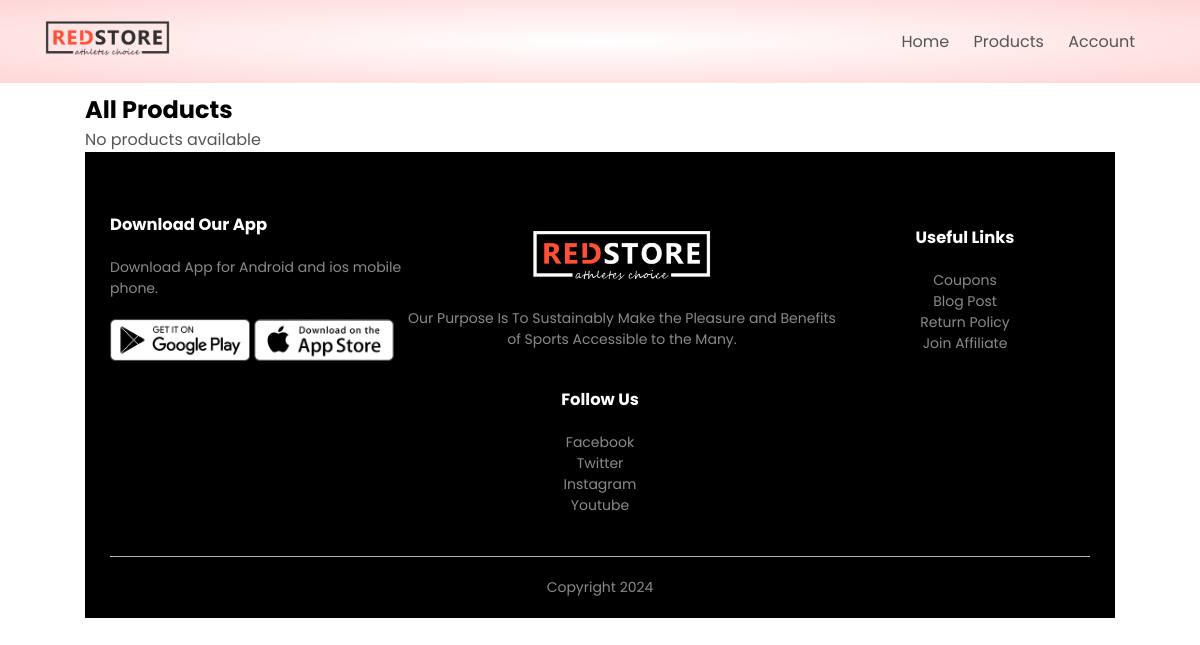
/product_list?page=2, run on an earlier commit of the app's database.
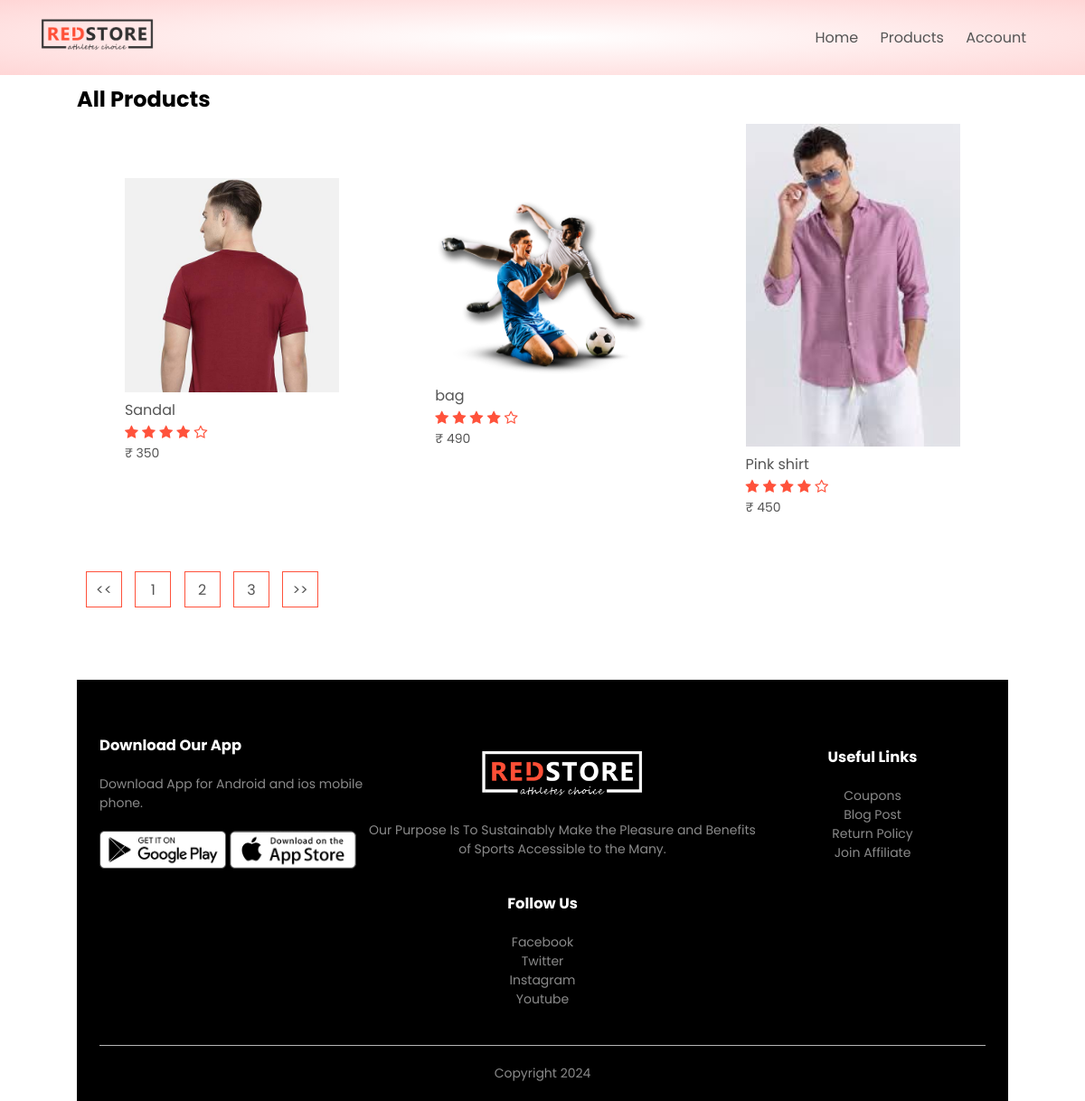
And on a later commit of the database.
### products/models.py (models this page shows, shortened)
class Product(models.Model):
    LIVE=1
    DELETE=0
    DELETE_CHOICES=((LIVE,'Live'),(DELETE,'Delete'))
    title=models.CharField(max_length=300)
    price=models.IntegerField()
    description=models.TextField()
    image=models.ImageField(upload_to='media/')
    priority=models.IntegerField(default=0)
    delete_status=models.IntegerField(choices=DELETE_CHOICES,default=LIVE)
    created_at=models.DateTimeField(auto_now_add=True)
    updated_at=models.DateTimeField(auto_now=True)

### products/views.py (the view)
# urls.py: path('product_list',views.list_products,name='list_product'),
def list_products(request):
    page=1
    if request.GET:
        page=request.GET.get('page',1)
    products = Product.objects.order_by('priority')
    product_paginator=Paginator(products,3)
    products=product_paginator.get_page(page)
    return render(request, 'products.html', {'products': products})

### products/templatetags/chunks.py (called while the page is built)
@register.filter(name='chunks')
def chunks(list_data,chunk_size):
    chunk=[]
    i=0
    for data in list_data:
        chunk.append(data)
        i=i+1
        if i==chunk_size:
            yield chunk
            i=0
            chunk=[]
    if chunk:
        yield chunk

### templates/products.html
{% extends 'blank_layout.html' %}
 {% block content %}
 {% include 'product_list.html'%}
 {% endblock content %}

### templates/product_list.html (shortened to what this page needs)
{% load static %}
{% load chunks %}
<div class="small-container">
    <div class="row row-2">
        <h2>All Products</h2>
    </div>
{% if products %}
    {% for product_chunks in products|chunks:4 %}
        <div class="row">
            {% for product in product_chunks %}
                <div class="col-4">
                    <a href="{% url 'detail_product' product.id %}"> <img src="{{ product.image.url }}"> </a>
                    <h4>{{ product.title }}</h4>
                    <div class="rating">
                        <i class="fa fa-star"></i>
                        <i class="fa fa-star"></i>
                        <i class="fa fa-star"></i>
                        <i class="fa fa-star"></i>
                        <i class="fa fa-star-o"></i>
                    </div>
                    <p>₹ {{ product.price }}</p>
                </div>
            {% endfor %}
        </div>
    {% endfor %}
    <div class="page-btn">
        {% if products.has_previous %}
        <a href="?page={{ products.previous_page_number }}"><span><<</span></a>
        {% endif %}
        {% for i in products.paginator.page_range %}
        <a href="?page={{i}}"><span>{{i}}</span></a>
        {% endfor %}
        {% if products.has_next %}
        <a href="?page={{ products.next_page_number }}"><span>>></span></a>
        {% endif %}
    </div>
{% else %}
    <p>No products available</p>
{% endif %}

What changed in the data, as far as the page shows it:
added Product: image (picture), title "Sandal", price "350"
added Product: image (picture), title "bag", price "490"
added Product: image (picture), title "Pink shirt", price "450"
Also different on the page:
text no longer shown: "No products available"
new list line: "1"
new list line: "2"
new list line: "3"
